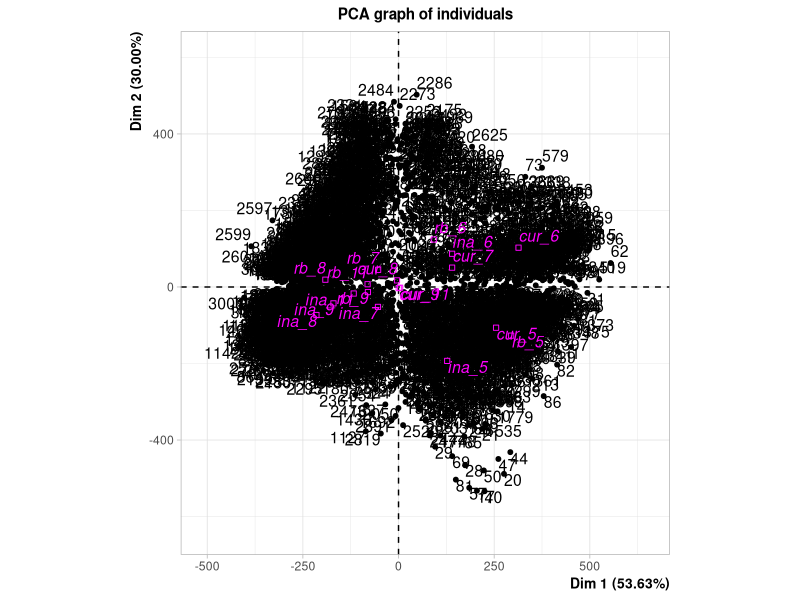
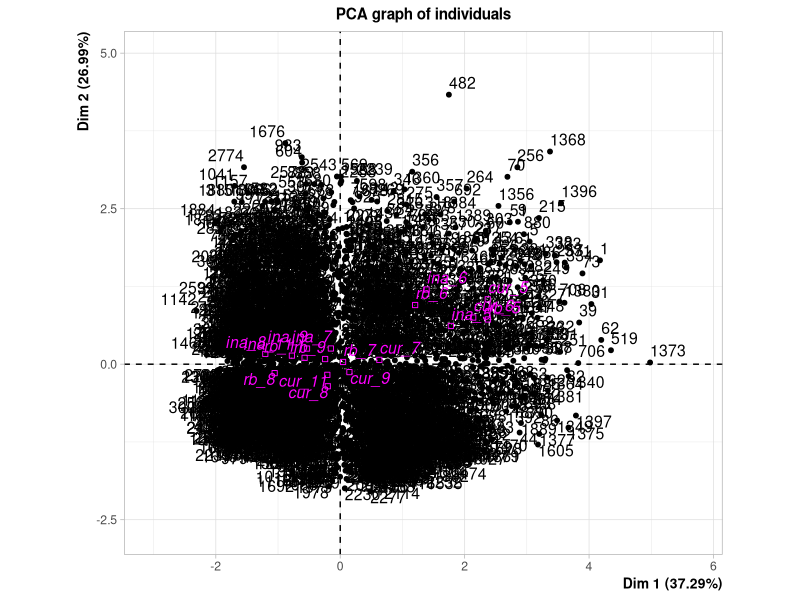
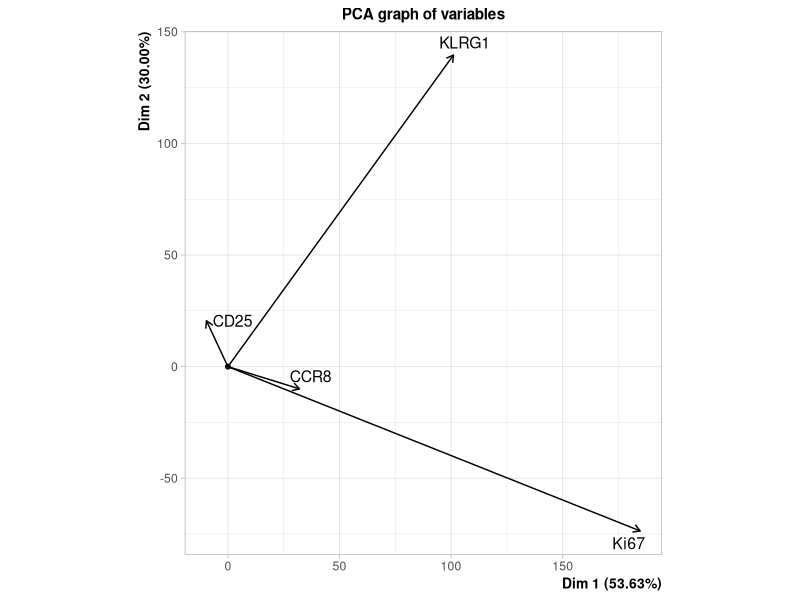
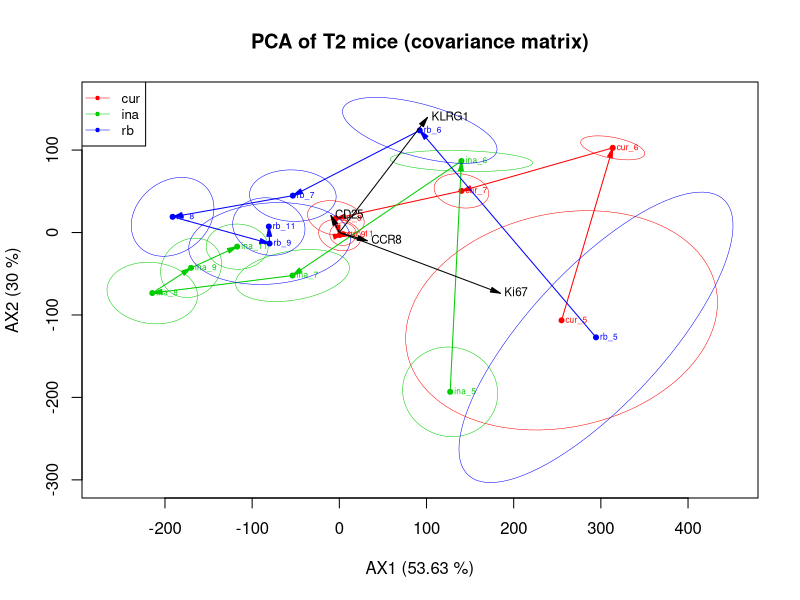
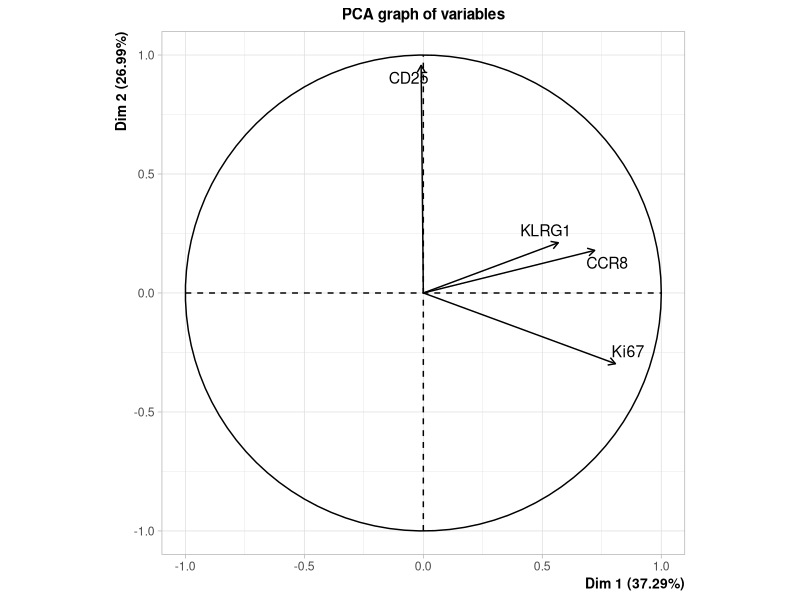
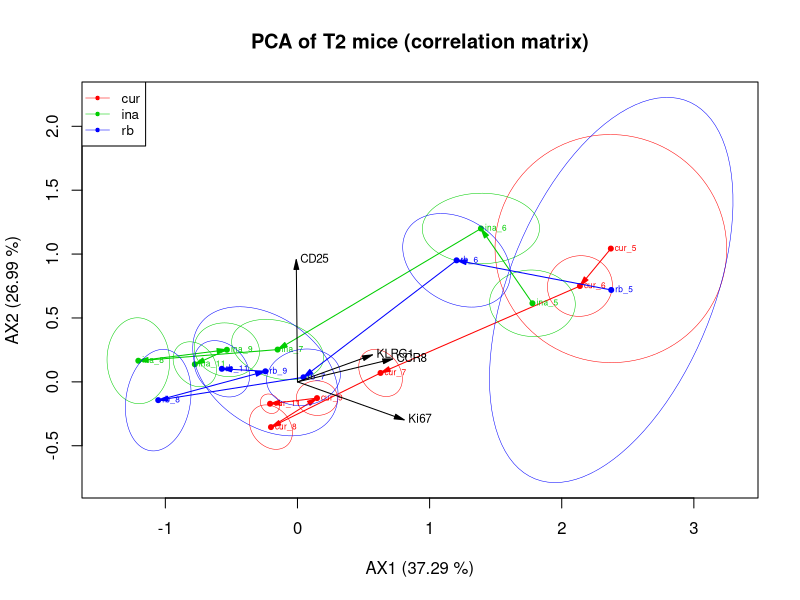

Generate these figures, in order, with R:
##Script to analyze data via PCA with 95% confidence interval ellipses

##1. Setup
library("FactoMineR")
library("shape")
library("vegan")
#setwd(choose.dir())
data<-read.table("rawdata.csv", sep = ",", header = T)
cur<-as.vector(c("cur_5", "cur_6", "cur_7", "cur_8", "cur_9", "cur_11"))
ina<-as.vector(c("ina_5", "ina_6", "ina_7", "ina_8", "ina_9", "ina_11"))
rb<-as.vector(c("rb_5", "rb_6", "rb_7", "rb_8", "rb_9", "rb_11"))

##2. Create subset (eg. mice with same treatments, one mouse)
data1<-subset(data, ind != 46)

##3. Create environmental variable week+celltype from subset and add to subset
env.data<-matrix(NA,nrow = 1)
for (i in 1:nrow(data1)) {
  wk.type<-paste(data1[i,3], data1[i,1], sep = "_")
  env.data<-rbind(env.data, wk.type)
}
env.data<-as.data.frame(env.data[2:nrow(env.data)])
rownames(env.data)<-rownames(data1)
colnames(env.data)<-paste("wkty")
data2<-cbind(data1[,1:7], env.data)
wk.ty<-as.vector(unique(data2$wkty))

##4.1 PCA based on covariance matrix
## a) Calculate PCA with quali.sup = supplementary qualitative variable (wkty)
res.cov.pca<-PCA(data2[,4:8], scale.unit=F, ncp=12, quali.sup=5, graph = T)

## b) Get species and variable coordinates from PCA
var<-as.data.frame(res.cov.pca$var$coord)
spec<-cbind.data.frame(data2, res.cov.pca$ind$coord)

## Calculate ellipses and centroids for supplementary variable
CI<-coord.ellipse(spec[,8:12], bary = T)
CI.pt<-as.data.frame(CI$res)
env.mn<-matrix(NA, nrow=1, ncol=3)
mn.header<-c("env.var", "ax1", "ax2")
colnames(env.mn)<-mn.header
for (j in 1:length(wk.ty)){
  env.var<-subset(spec[,8:10], wkty == wk.ty[j])
  ax1<-mean(env.var[,2])
  ax2<-mean(env.var[,3])
  mn<-cbind.data.frame(wk.ty[j], ax1, ax2)
  colnames(mn)<-mn.header
  env.mn<-rbind(env.mn, mn)
  }
env.mn<-env.mn[2:nrow(env.mn),]

## c) Save PCA results
filename<-paste(Sys.Date(), ".pca.cov.T2.txt", sep = "") ## Adjust filename if necessary
sink(file = filename)
summary(res.cov.pca)
sink()
sscorename<-paste(Sys.Date(), ".pca.cov.sscores.T2.csv", sep = "") ## Adjust filename if necessary
write.table(spec, file=sscorename, sep = ",")
x<-paste("AX1 (", signif(res.cov.pca$eig[1,2], 4), " %)", sep = "")
y<-paste("AX2 (", signif(res.cov.pca$eig[2,2], 4), " %)", sep = "")

## d) Get mean and CI for each treatment
var.names<-c(rownames(var))
## cur
cur.pt<-matrix(NA, nrow = 1, ncol = 3)
colnames(cur.pt)<-colnames(env.mn)
cur.CI<-matrix(NA, nrow=1, ncol = 3)
colnames(cur.CI)<-colnames(CI.pt)
for (i in 1:length(cur)) {
  if (any(env.mn == cur[i])) {
  cp<-subset(env.mn, env.var == cur[i])
  cur.pt<-rbind.data.frame(cur.pt, cp)
  }
  if (any(CI.pt == cur[i])) {
  ce<-subset(CI.pt, CI.pt[,1] == cur[i])
  cur.CI<-rbind.data.frame(cur.CI, ce)
  }
}
cur.pt<-cur.pt[2:nrow(cur.pt),]
cur.CI<-cur.CI[2:nrow(cur.CI),]
## ina
ina.pt<-matrix(NA, nrow = 1, ncol = 3)
colnames(ina.pt)<-colnames(env.mn)
ina.CI<-matrix(NA, nrow=1, ncol = 3)
colnames(ina.CI)<-colnames(CI.pt)
for (i in 1:length(ina)) {
  if (any(env.mn == ina[i])) {
    ip<-subset(env.mn, env.var == ina[i])
    ina.pt<-rbind.data.frame(ina.pt, ip)
  }
  if (any(CI.pt == ina[i])) {
    ie<-subset(CI.pt, CI.pt[,1] == ina[i])
    ina.CI<-rbind.data.frame(ina.CI, ie)
  }
}
ina.pt<-ina.pt[2:nrow(ina.pt),]
ina.CI<-ina.CI[2:nrow(ina.CI),]
## rb
rb.pt<-matrix(NA, nrow = 1, ncol = 3)
colnames(rb.pt)<-colnames(env.mn)
rb.CI<-matrix(NA, nrow=1, ncol = 3)
colnames(rb.CI)<-colnames(CI.pt)
for (i in 1:length(rb)) {
  if (any(env.mn == rb[i])) {
    rp<-subset(env.mn, env.var == rb[i])
    rb.pt<-rbind.data.frame(rb.pt, rp)
  }
  if (any(CI.pt == rb[i])) {
    re<-subset(CI.pt, CI.pt[,1] == rb[i])
    rb.CI<-rbind.data.frame(rb.CI, re)
  }
}
rb.pt<-rb.pt[2:nrow(rb.pt),]
rb.CI<-rb.CI[2:nrow(rb.CI),]

##e) Plot with variable arrows, centroids for week+celltype and 95%-CI
picname<-paste(Sys.Date(), ".pca.cov.T2.png", sep = "") ## Adjust filename if necessary
png(picname, width = 1000, height = 1000, res = 200)
title<-paste("PCA of T2 mice (covariance matrix)") ## Adjust Plotname
plot(0, xlab = x, ylab = y, xlim = c(min(CI.pt$Dim.1), max(CI.pt$Dim.1)), ylim = c(min(CI.pt$Dim.2), max(CI.pt$Dim.2)), pch = NA, main = title)
points(cur.pt[,2], cur.pt[, 3], pch = 20, col = "red")
text(cur.pt[,2], cur.pt[, 3], labels = cur.pt[,1], col = "red", cex = 0.5, pos = 4, offset = 0.2)
for (i in 1:nrow(cur.pt)) {
  Arrows(cur.pt[i,]$ax1, cur.pt[i,]$ax2, cur.pt[i+1,]$ax1, cur.pt[i+1,]$ax2,  col = "red", code = 2, lwd = 1, arr.length = 0.2, arr.type = "triangle", arr.adj = 1)
}
for (i in 1:length(cur)) {
  if (any(cur.CI == cur[i])) {
    ell<-subset(cur.CI, cur.CI$wkty == cur[i])
    lines(ell$Dim.1, ell$Dim.2, col = "red", lwd = 0.5)
  }
}
points(ina.pt[,2], ina.pt[, 3], pch = 20, col = "green3")
text(ina.pt[,2], ina.pt[, 3], labels = ina.pt[,1], col = "green3", cex = 0.5, pos = 4, offset = 0.2)
for (i in 1:nrow(ina.pt)) {
  Arrows(ina.pt[i,]$ax1, ina.pt[i,]$ax2, ina.pt[i+1,]$ax1, ina.pt[i+1,]$ax2,  col = "green3", code = 2, lwd = 1, arr.length = 0.2, arr.type = "triangle", arr.adj = 1)
}
for (i in 1:length(ina)) {
  if (any(ina.CI == ina[i])) {
    ell<-subset(ina.CI, ina.CI$wkty == ina[i])
    lines(ell$Dim.1, ell$Dim.2, col = "green3", lwd = 0.5)
  }
}
points(rb.pt[,2], rb.pt[, 3], pch = 20, col = "blue")
text(rb.pt[,2], rb.pt[, 3], labels = rb.pt[,1], col = "blue", cex = 0.5, pos = 4, offset = 0.2)
for (i in 1:nrow(rb.pt)) {
  Arrows(rb.pt[i,]$ax1, rb.pt[i,]$ax2, rb.pt[i+1,]$ax1, rb.pt[i+1,]$ax2,  col = "blue", code = 2, lwd = 1, arr.length = 0.2, arr.type = "triangle", arr.adj = 1)
}
for (i in 1:length(rb)) {
  if (any(rb.CI == rb[i])) {
    ell<-subset(rb.CI, rb.CI$wkty == rb[i])
    lines(ell$Dim.1, ell$Dim.2, col = "blue", lwd = 0.5)
  }
}
Arrows(0, 0, var$Dim.1, var$Dim.2, code = 2, lwd = 1, arr.length = 0.2, arr.type = "triangle", arr.adj = 1)
for (i in 1:length(var.names)){
  text(var[i,]$Dim.1, var[i,]$Dim.2, labels = var.names[i], pos = 4, offset = 0.2, cex = 0.7)
}
legend("topleft", c("cur", "ina", "rb"), col = c("red", "green3", "blue"), pch = 20, lwd = 0.5, cex = 0.8)
dev.off()

##4.2 PCA based on correlation matrix
## a) Calculate PCA
res.cor.pca<-PCA(data2[,4:8], scale.unit=T, ncp=4, quali.sup=5, graph = T)

## b) Get species and variable coordinates from PCA
var<-as.data.frame(res.cor.pca$var$coord)
spec<-cbind.data.frame(data2, res.cor.pca$ind$coord)
CI<-coord.ellipse(spec[,8:12], bary = T)
CI.pt<-as.data.frame(CI$res)
env.mn<-matrix(NA, nrow=1, ncol=3)
mn.header<-c("env.var", "ax1", "ax2")
colnames(env.mn)<-mn.header
for (j in 1:length(wk.ty)){
  env.var<-subset(spec[,8:10], wkty == wk.ty[j])
  ax1<-mean(env.var[,2])
  ax2<-mean(env.var[,3])
  mn<-cbind.data.frame(wk.ty[j], ax1, ax2)
  colnames(mn)<-mn.header
  env.mn<-rbind(env.mn, mn)
}
env.mn<-env.mn[2:nrow(env.mn),]

## c) Save results
filename<-paste(Sys.Date(), ".pca.cor.T2.txt", sep = "") ## Adjust filename
sink(filename)
summary(res.cor.pca)
sink()
sscorename<-paste(Sys.Date(), ".pca.cor.sscores.T2.csv", sep = "") ## Adjust filename
write.table(spec, file=sscorename, sep = ",")
x<-paste("AX1 (", signif(res.cor.pca$eig[1,2], 4), " %)", sep = "")
y<-paste("AX2 (", signif(res.cor.pca$eig[2,2], 4), " %)", sep = "")

## d) Get mean and CI for each treatment
var.names<-c(rownames(var))
## cur
cur.pt<-matrix(NA, nrow = 1, ncol = 3)
colnames(cur.pt)<-colnames(env.mn)
cur.CI<-matrix(NA, nrow=1, ncol = 3)
colnames(cur.CI)<-colnames(CI.pt)
for (i in 1:length(cur)) {
  if (any(env.mn == cur[i])) {
    cp<-subset(env.mn, env.var == cur[i])
    cur.pt<-rbind.data.frame(cur.pt, cp)
  }
  if (any(CI.pt == cur[i])) {
    ce<-subset(CI.pt, CI.pt[,1] == cur[i])
    cur.CI<-rbind.data.frame(cur.CI, ce)
  }
}
cur.pt<-cur.pt[2:nrow(cur.pt),]
cur.CI<-cur.CI[2:nrow(cur.CI),]
## ina
ina.pt<-matrix(NA, nrow = 1, ncol = 3)
colnames(ina.pt)<-colnames(env.mn)
ina.CI<-matrix(NA, nrow=1, ncol = 3)
colnames(ina.CI)<-colnames(CI.pt)
for (i in 1:length(ina)) {
  if (any(env.mn == ina[i])) {
    ip<-subset(env.mn, env.var == ina[i])
    ina.pt<-rbind.data.frame(ina.pt, ip)
  }
  if (any(CI.pt == ina[i])) {
    ie<-subset(CI.pt, CI.pt[,1] == ina[i])
    ina.CI<-rbind.data.frame(ina.CI, ie)
  }
}
ina.pt<-ina.pt[2:nrow(ina.pt),]
ina.CI<-ina.CI[2:nrow(ina.CI),]
## rb
rb.pt<-matrix(NA, nrow = 1, ncol = 3)
colnames(rb.pt)<-colnames(env.mn)
rb.CI<-matrix(NA, nrow=1, ncol = 3)
colnames(rb.CI)<-colnames(CI.pt)
for (i in 1:length(rb)) {
  if (any(env.mn == rb[i])) {
    rp<-subset(env.mn, env.var == rb[i])
    rb.pt<-rbind.data.frame(rb.pt, rp)
  }
  if (any(CI.pt == rb[i])) {
    re<-subset(CI.pt, CI.pt[,1] == rb[i])
    rb.CI<-rbind.data.frame(rb.CI, re)
  }
}
rb.pt<-rb.pt[2:nrow(rb.pt),]
rb.CI<-rb.CI[2:nrow(rb.CI),]

## e) Plot
picname<-paste(Sys.Date(), ".pca.cor.T2.png", sep = "") ## Adjust filename
png(picname, width = 1000, height = 1000, res = 200)
plot(0, xlab = x, ylab = y, xlim = c(min(CI.pt$Dim.1), max(CI.pt$Dim.1)), ylim = c(min(CI.pt$Dim.2), max(CI.pt$Dim.2)), pch = NA, main = "PCA of T2 mice (correlation matrix)")
points(cur.pt[,2], cur.pt[, 3], pch = 20, col = "red")
text(cur.pt[,2], cur.pt[, 3], labels = cur.pt[,1], col = "red", cex = 0.5, pos = 4, offset = 0.2)
for (i in 1:nrow(cur.pt)) {
  Arrows(cur.pt[i,]$ax1, cur.pt[i,]$ax2, cur.pt[i+1,]$ax1, cur.pt[i+1,]$ax2,  col = "red", code = 2, lwd = 1, arr.length = 0.2, arr.type = "triangle", arr.adj = 1)
}
for (i in 1:length(cur)) {
  if (any(cur.CI == cur[i])) {
    ell<-subset(cur.CI, cur.CI$wkty == cur[i])
    lines(ell$Dim.1, ell$Dim.2, col = "red", lwd = 0.5)
  }
}
points(ina.pt[,2], ina.pt[, 3], pch = 20, col = "green3")
text(ina.pt[,2], ina.pt[, 3], labels = ina.pt[,1], col = "green3", cex = 0.5, pos = 4, offset = 0.2)
for (i in 1:nrow(ina.pt)) {
  Arrows(ina.pt[i,]$ax1, ina.pt[i,]$ax2, ina.pt[i+1,]$ax1, ina.pt[i+1,]$ax2,  col = "green3", code = 2, lwd = 1, arr.length = 0.2, arr.type = "triangle", arr.adj = 1)
}
for (i in 1:length(ina)) {
  if (any(ina.CI == ina[i])) {
    ell<-subset(ina.CI, ina.CI$wkty == ina[i])
    lines(ell$Dim.1, ell$Dim.2, col = "green3", lwd = 0.5)
  }
}
points(rb.pt[,2], rb.pt[, 3], pch = 20, col = "blue")
text(rb.pt[,2], rb.pt[, 3], labels = rb.pt[,1], col = "blue", cex = 0.5, pos = 4, offset = 0.2)
for (i in 1:nrow(rb.pt)) {
  Arrows(rb.pt[i,]$ax1, rb.pt[i,]$ax2, rb.pt[i+1,]$ax1, rb.pt[i+1,]$ax2,  col = "blue", code = 2, lwd = 1, arr.length = 0.2, arr.type = "triangle", arr.adj = 1)
}
for (i in 1:length(rb)) {
  if (any(rb.CI == rb[i])) {
    ell<-subset(rb.CI, rb.CI$wkty == rb[i])
    lines(ell$Dim.1, ell$Dim.2, col = "blue", lwd = 0.5)
  }
}
Arrows(0, 0, var$Dim.1, var$Dim.2, code = 2, lwd = 1, arr.length = 0.2, arr.type = "triangle", arr.adj = 1)
for (i in 1:length(var.names)){
  text(var[i,]$Dim.1, var[i,]$Dim.2, labels = var.names[i], pos = 4, offset = 0.2, cex = 0.7)
}
legend("topleft", c("cur", "ina", "rb"), col = c("red", "green3", "blue"), pch = 20, lwd = 0.5, cex = 0.8)
dev.off()
